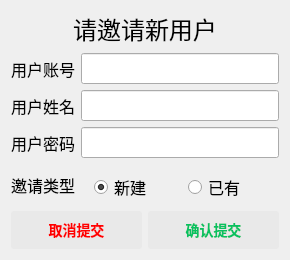
<?xml version="1.0" encoding="UTF-8"?>
<ui version="4.0">
 <class>dialog_insertUserClass</class>
 <widget class="QDialog" name="dialog_insertUserClass">
  <property name="geometry">
   <rect>
    <x>0</x>
    <y>0</y>
    <width>290</width>
    <height>257</height>
   </rect>
  </property>
  <property name="windowTitle">
   <string>dialog_insertUser</string>
  </property>
  <property name="styleSheet">
   <string notr="true">QPushButton
{
	background-color:rgb(233,233,233);
	border:0;
	border-radius:3px;
	padding:8px 26px;
	color:rgb(7, 193, 96);
	font-size:14px;
	font-weight:bold;
}
QPushButton:hover {
	background-color:rgb(210, 210, 210);
}
QPushButton:pressed {
	background-color:rgb(198, 198, 198);
}

QLineEdit,QComboBox,QDateTimeEdit
{
	height:25px;
}

</string>
  </property>
  <layout class="QVBoxLayout" name="verticalLayout">
   <item>
    <widget class="QLabel" name="label">
     <property name="sizePolicy">
      <sizepolicy hsizetype="Preferred" vsizetype="Fixed">
       <horstretch>0</horstretch>
       <verstretch>0</verstretch>
      </sizepolicy>
     </property>
     <property name="font">
      <font>
       <family>华文彩云</family>
       <pointsize>18</pointsize>
      </font>
     </property>
     <property name="text">
      <string>请邀请新用户</string>
     </property>
     <property name="alignment">
      <set>Qt::AlignmentFlag::AlignCenter</set>
     </property>
    </widget>
   </item>
   <item>
    <layout class="QHBoxLayout" name="horizontalLayout_12">
     <item>
      <widget class="QLabel" name="Label_6">
       <property name="sizePolicy">
        <sizepolicy hsizetype="Maximum" vsizetype="Preferred">
         <horstretch>0</horstretch>
         <verstretch>0</verstretch>
        </sizepolicy>
       </property>
       <property name="font">
        <font>
         <pointsize>12</pointsize>
        </font>
       </property>
       <property name="text">
        <string>用户账号</string>
       </property>
      </widget>
     </item>
     <item>
      <widget class="QLineEdit" name="LineEdit_id">
       <property name="font">
        <font>
         <pointsize>12</pointsize>
        </font>
       </property>
      </widget>
     </item>
    </layout>
   </item>
   <item>
    <layout class="QHBoxLayout" name="horizontalLayout_13">
     <item>
      <widget class="QLabel" name="Label_7">
       <property name="sizePolicy">
        <sizepolicy hsizetype="Maximum" vsizetype="Preferred">
         <horstretch>0</horstretch>
         <verstretch>0</verstretch>
        </sizepolicy>
       </property>
       <property name="font">
        <font>
         <pointsize>12</pointsize>
        </font>
       </property>
       <property name="text">
        <string>用户姓名</string>
       </property>
      </widget>
     </item>
     <item>
      <widget class="QLineEdit" name="LineEdit_loginname">
       <property name="font">
        <font>
         <pointsize>12</pointsize>
        </font>
       </property>
      </widget>
     </item>
    </layout>
   </item>
   <item>
    <layout class="QHBoxLayout" name="horizontalLayout_14">
     <item>
      <widget class="QLabel" name="Label_8">
       <property name="sizePolicy">
        <sizepolicy hsizetype="Maximum" vsizetype="Preferred">
         <horstretch>0</horstretch>
         <verstretch>0</verstretch>
        </sizepolicy>
       </property>
       <property name="font">
        <font>
         <pointsize>12</pointsize>
        </font>
       </property>
       <property name="text">
        <string>用户密码</string>
       </property>
      </widget>
     </item>
     <item>
      <widget class="QLineEdit" name="LineEdit_pwd">
       <property name="font">
        <font>
         <pointsize>12</pointsize>
        </font>
       </property>
       <property name="echoMode">
        <enum>QLineEdit::EchoMode::Password</enum>
       </property>
      </widget>
     </item>
    </layout>
   </item>
   <item>
    <layout class="QHBoxLayout" name="horizontalLayout_9">
     <item>
      <widget class="QLabel" name="label_3">
       <property name="sizePolicy">
        <sizepolicy hsizetype="Maximum" vsizetype="Preferred">
         <horstretch>0</horstretch>
         <verstretch>0</verstretch>
        </sizepolicy>
       </property>
       <property name="font">
        <font>
         <pointsize>12</pointsize>
        </font>
       </property>
       <property name="text">
        <string>邀请类型</string>
       </property>
      </widget>
     </item>
     <item>
      <widget class="QGroupBox" name="groupBox_2">
       <property name="sizePolicy">
        <sizepolicy hsizetype="Preferred" vsizetype="Maximum">
         <horstretch>0</horstretch>
         <verstretch>0</verstretch>
        </sizepolicy>
       </property>
       <property name="font">
        <font>
         <pointsize>12</pointsize>
        </font>
       </property>
       <property name="styleSheet">
        <string notr="true">QGroupBox
{
	border:0px;
	background:transparent;
}</string>
       </property>
       <property name="title">
        <string/>
       </property>
       <layout class="QHBoxLayout" name="horizontalLayout_10">
        <property name="leftMargin">
         <number>10</number>
        </property>
        <property name="topMargin">
         <number>2</number>
        </property>
        <property name="rightMargin">
         <number>0</number>
        </property>
        <property name="bottomMargin">
         <number>0</number>
        </property>
        <item>
         <widget class="QRadioButton" name="radioButton_create">
          <property name="font">
           <font>
            <pointsize>12</pointsize>
           </font>
          </property>
          <property name="text">
           <string>新建</string>
          </property>
          <property name="checked">
           <bool>true</bool>
          </property>
         </widget>
        </item>
        <item>
         <widget class="QRadioButton" name="radioButton_have">
          <property name="font">
           <font>
            <pointsize>12</pointsize>
           </font>
          </property>
          <property name="text">
           <string>已有</string>
          </property>
          <property name="checked">
           <bool>false</bool>
          </property>
         </widget>
        </item>
       </layout>
      </widget>
     </item>
    </layout>
   </item>
   <item>
    <layout class="QHBoxLayout" name="horizontalLayout_11">
     <item>
      <widget class="QPushButton" name="pushButton_cancel">
       <property name="font">
        <font>
         <pointsize>-1</pointsize>
         <bold>true</bold>
        </font>
       </property>
       <property name="styleSheet">
        <string notr="true">color:red;</string>
       </property>
       <property name="text">
        <string>取消提交</string>
       </property>
      </widget>
     </item>
     <item>
      <widget class="QPushButton" name="pushButton_ok">
       <property name="font">
        <font>
         <pointsize>-1</pointsize>
         <bold>true</bold>
        </font>
       </property>
       <property name="text">
        <string>确认提交</string>
       </property>
      </widget>
     </item>
    </layout>
   </item>
  </layout>
 </widget>
 <layoutdefault spacing="6" margin="11"/>
 <resources/>
 <connections/>
</ui>
